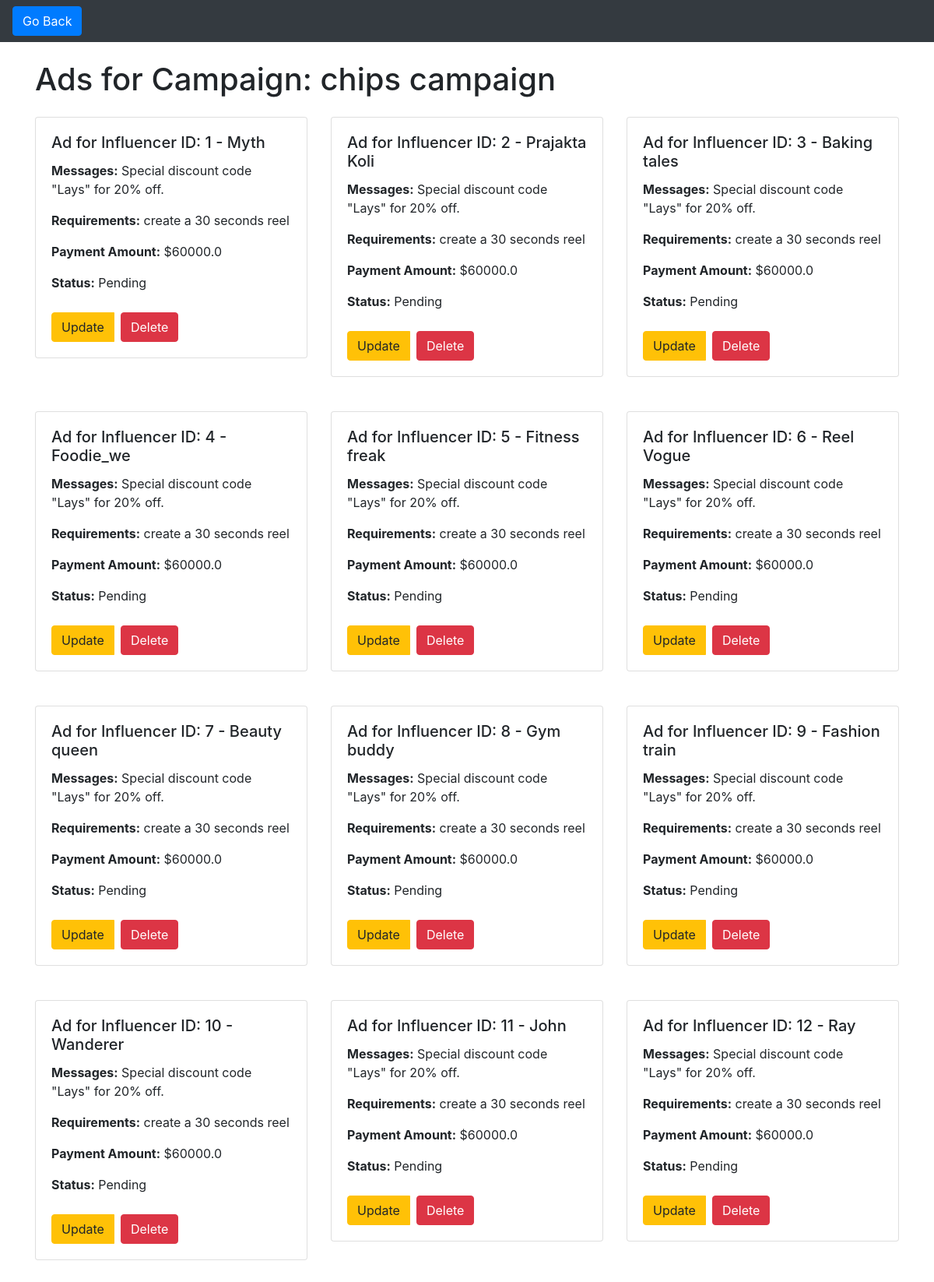
Screenshot of /view_ads/23 with the database file from the repository.
### models.py (models this page shows, shortened)
class Campaign(db.Model):
    __tablename__ = "campaign"
    id = db.Column(db.Integer, primary_key=True)
    name = db.Column(db.String(64), nullable=False)
    date_created = db.Column(db.DateTime, nullable=False, default=datetime.utcnow)
    description = db.Column(db.String(84), nullable=False)
    start_date = db.Column(db.DateTime, nullable=False)
    end_date = db.Column(db.DateTime, nullable=False)
    budget = db.Column(db.Integer, nullable=False)
    visibility = db.Column(db.String(84), nullable=False)
    goals = db.Column(db.String(84), nullable=False)
    niche = db.Column(db.String(64), nullable=False)
    user_id = db.Column(db.Integer, db.ForeignKey('user.id'), nullable=False)
    associated_influencers = db.relationship('Influencer', secondary=influencer_campaign_association,
                                             back_populates='campaigns')
    ads = db.relationship('Ad', backref='campaign', lazy=True)
    user = db.relationship('User', backref='campaigns')

class Ad(db.Model):
    __tablename__ = 'ad'
    id = db.Column(db.Integer, primary_key=True)
    campaign_id = db.Column(db.Integer, db.ForeignKey('campaign.id'), nullable=False)
    influencer_id = db.Column(db.Integer, db.ForeignKey('influencer.id'), nullable=False)
    messages = db.Column(db.Text, nullable=False)
    requirements = db.Column(db.Text)
    payment_amount = db.Column(db.Float, nullable=False)
    status = db.Column(db.String(50), nullable=False, default='Pending')  # Pending, Accepted, Rejected
    created_at = db.Column(db.DateTime, default=datetime.utcnow)

### main.py (the view)
@app.route('/view_ads/<int:campaign_id>', methods=['GET'])
def view_ads(campaign_id):
    campaign = Campaign.query.get_or_404(campaign_id)
    ads = Ad.query.filter_by(campaign_id=campaign_id).all()
    for ad in ads:
        influencer = Influencer.query.get(ad.influencer_id)
        ad.influencer_name = influencer.name if influencer else 'Unknown'
    return render_template('view_ads.html', campaign=campaign, ads=ads)

### templates/view_ads.html (shortened to what this page needs)
<!DOCTYPE html>
<html lang="en">
  <head>
    <link
      href="https://stackpath.bootstrapcdn.com/bootstrap/4.5.2/css/bootstrap.min.css"
      rel="stylesheet"
    />
  </head>
  <body>
    <nav class="navbar navbar-expand-lg navbar-dark bg-dark mb-4">
      <button class="btn btn-primary" onclick="history.back()">Go Back</button>
    </nav>
    <div class="container mt-4">
      <h1 class="mb-4">Ads for Campaign: {{ campaign.name }}</h1>
      {% if ads %}
      <div class="row">
        {% for ad in ads %}
        <div class="col-md-4 mb-4">
          <div class="card">
            <div class="card-body">
              <h5 class="card-title">
                Ad for Influencer ID: {{ ad.influencer_id }} - {{
                ad.influencer_name }}
              </h5>
              <p class="card-text">
                <strong>Messages:</strong> {{ ad.messages }}
              </p>
              <p class="card-text">
                <strong>Requirements:</strong> {{ ad.requirements }}
              </p>
              <p class="card-text">
                <strong>Payment Amount:</strong> ${{ ad.payment_amount }}
              </p>
              <p class="card-text"><strong>Status:</strong> {{ ad.status }}</p>
              <div class="btn-group" role="group" aria-label="Ad actions">
                <a
                  href="{{ url_for('update_ad', ad_id=ad.id) }}"
                  class="btn btn-warning mr-2"
                  >Update</a
                >
                <form
                  action="{{ url_for('delete_ad', ad_id=ad.id) }}"
                  method="POST"
                  style="display: inline"
                >
                  <button type="submit" class="btn btn-danger">Delete</button>
                </form>
              </div>
            </div>
          </div>
        </div>
        {% endfor %}
      </div>
      {% else %}
      <p>No ads found for this campaign.</p>
      {% endif %}
    </div>
  </body>
</html>

### templates/view_ads.html (style rules this page uses)
.card { margin-bottom: 20px; }
.btn-group { margin-top: 10px; }

### rows the page displays
Campaign: name "chips campaign"
Ad: influencer_id "1", influencer_name "Myth", messages "Special discount code \"Lays\" for 20% off.", requirements "create a 30 seconds reel", payment_amount "60000.0", status "Pending"
Ad: influencer_id "2", influencer_name "Prajakta Koli", messages "Special discount code \"Lays\" for 20% off.", requirements "create a 30 seconds reel", payment_amount "60000.0", status "Pending"
Ad: influencer_id "3", influencer_name "Baking tales", messages "Special discount code \"Lays\" for 20% off.", requirements "create a 30 seconds reel", payment_amount "60000.0", status "Pending"
Ad: influencer_id "4", influencer_name "Foodie_we", messages "Special discount code \"Lays\" for 20% off.", requirements "create a 30 seconds reel", payment_amount "60000.0", status "Pending"
Ad: influencer_id "5", influencer_name "Fitness freak", messages "Special discount code \"Lays\" for 20% off.", requirements "create a 30 seconds reel", payment_amount "60000.0", status "Pending"
Ad: influencer_id "6", influencer_name "Reel Vogue", messages "Special discount code \"Lays\" for 20% off.", requirements "create a 30 seconds reel", payment_amount "60000.0", status "Pending"
Ad: influencer_id "7", influencer_name "Beauty queen", messages "Special discount code \"Lays\" for 20% off.", requirements "create a 30 seconds reel", payment_amount "60000.0", status "Pending"
Ad: influencer_id "8", influencer_name "Gym buddy", messages "Special discount code \"Lays\" for 20% off.", requirements "create a 30 seconds reel", payment_amount "60000.0", status "Pending"
Ad: influencer_id "9", influencer_name "Fashion train", messages "Special discount code \"Lays\" for 20% off.", requirements "create a 30 seconds reel", payment_amount "60000.0", status "Pending"
Ad: influencer_id "10", influencer_name "Wanderer", messages "Special discount code \"Lays\" for 20% off.", requirements "create a 30 seconds reel", payment_amount "60000.0", status "Pending"
Ad: influencer_id "11", influencer_name "John", messages "Special discount code \"Lays\" for 20% off.", requirements "create a 30 seconds reel", payment_amount "60000.0", status "Pending"
Ad: influencer_id "12", influencer_name "Ray", messages "Special discount code \"Lays\" for 20% off.", requirements "create a 30 seconds reel", payment_amount "60000.0", status "Pending"
